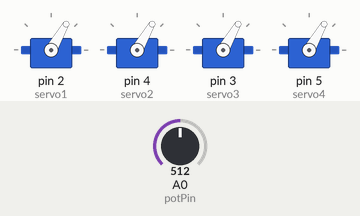
Recording of a sketch running on a simulated Arduino Uno, built with avr-gcc and run on an emulated ATmega328P. Parts: 4 × servo. Inputs (shaded band) come from the test bench; at power-on: A0 (potPin) = 512. What the sketch prints to the serial monitor is not drawn.

Above: at 0.05 s.
At 3.0 s:
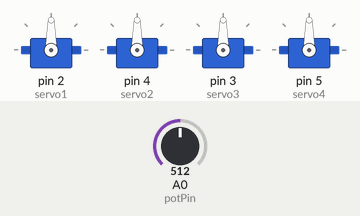
At 6.0 s:
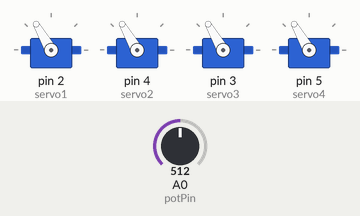
Timing chart, 0 to 7.8 s (numbered marks = the images above):
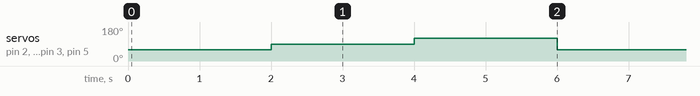

The sketch:

testSERVO.ino
```cpp
/*
  Arduino Starter Kit example
 Project 5  - Servo Mood Indicator

 This sketch is written to accompany Project 5 in the
 Arduino Starter Kit

 Parts required:
 servo motor
 10 kilohm potentiometer
 2 100 uF electrolytic capacitors

 Created 13 September 2012
 by Scott Fitzgerald

 http://www.arduino.cc/starterKit

 This example code is part of the public domain
 */

// include the servo library
#include <Servo.h>

Servo servo1,servo2,servo3,servo4;  // create a servo object

int const potPin = A0; // analog pin used to connect the potentiometer
int potVal;  // variable to read the value from the analog pin
int angle;   // variable to hold the angle for the servo motor

void setup() {
  servo1.attach(2); // attaches the servo on pin 9 to the servo object
  servo2.attach(4);
  servo3.attach(3);
  servo4.attach(5);
  Serial.begin(9600); // open a serial connection to your computer
}

void loop() {
  potVal = analogRead(potPin); // read the value of the potentiometer
  // print out the value to the serial monitor
  Serial.print("potVal: ");
  Serial.print(potVal);

  // scale the numbers from the pot
  angle = map(potVal, 0, 1023, 0, 179);

  // print out the angle for the servo motor
  Serial.println(", angle: 0");


  servo1.write(60);
  servo2.write(60);
  servo3.write(60);
  servo4.write(60);

  // wait for the servo to get there
  delay(2000);

  servo1.write(90);
  servo2.write(90);
  servo3.write(90);
  servo4.write(90);

  // wait for the servo to get there
  delay(2000);

  servo1.write(120);
  servo2.write(120);
  servo3.write(120);
  servo4.write(120);

  // wait for the servo to get there
  delay(2000);
}
```

Measured:
- by itself, servo on pin 2 (servo1), servo on pin 4 (servo2), servo on pin 3 (servo3), servo on pin 5 (servo4): repeats every 6.0 s: 120° 2.0 s, 60° 2.0 s, 90° 2.0 s
